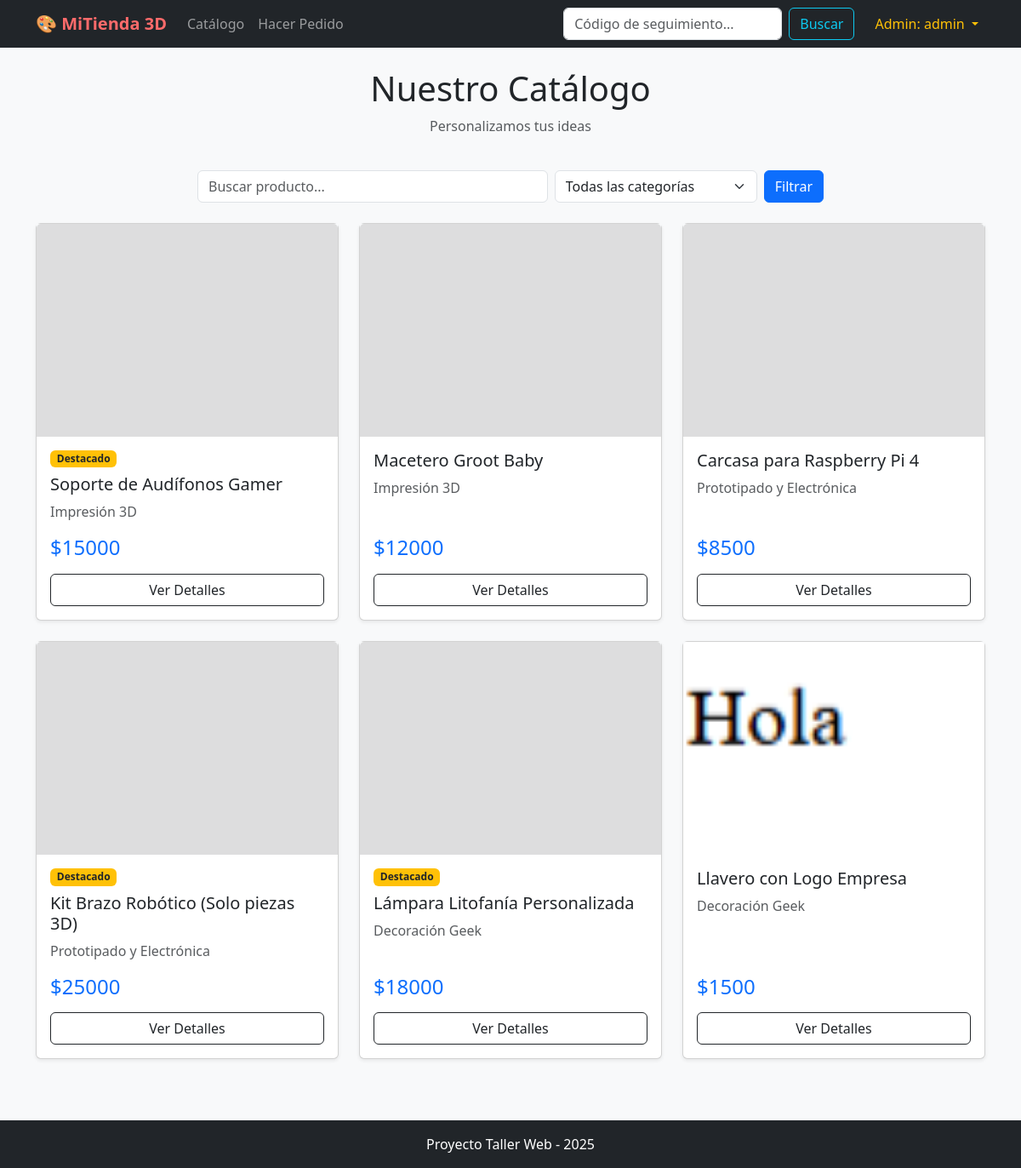
The app's page / (signed in) with its own data.
### store/models.py (models this page shows, shortened)
class Producto(models.Model):
    nombre = models.CharField(max_length=100)
    descripcion = models.TextField()
    categoria = models.ForeignKey(Categoria, on_delete=models.CASCADE)
    precio_base = models.IntegerField()
    imagen = models.ImageField(upload_to='productos/', null=True, blank=True)
    destacado = models.BooleanField(default=False) # Para funcionalidad extra

class Categoria(models.Model):
    nombre = models.CharField(max_length=100)

### store/views.py (the view)
# urls.py: path('', views.catalogo, name='catalogo'),
def catalogo(request):
    query = request.GET.get('q')
    categoria_id = request.GET.get('categoria')
    productos = Producto.objects.all()
    if query:
        productos = productos.filter(nombre__icontains=query)
    if categoria_id:
        productos = productos.filter(categoria_id=categoria_id)
    categorias = Categoria.objects.all()
    return render(request, 'store/catalogo.html', {
        'productos': productos,
        'categorias': categorias
    })

### store/templates/store/catalogo.html (shortened to what this page needs)
{% extends 'store/base.html' %}
{% load static %}
{% block content %}
<div class="row mb-4">
    <div class="col-md-12 text-center">
        <h1>Nuestro Catálogo</h1>
        <p class="text-muted">Personalizamos tus ideas</p>
    </div>
</div>
<div class="row mb-4">
    <div class="col-md-8 offset-md-2">
        <form method="get" class="d-flex gap-2">
            <input type="text" name="q" class="form-control" placeholder="Buscar producto..." value="{{ request.GET.q }}">
            <select name="categoria" class="form-select w-auto">
                <option value="">Todas las categorías</option>
            </select>
            <button type="submit" class="btn btn-primary">Filtrar</button>
        </form>
    </div>
</div>
<div class="row">
    {% for producto in productos %}
    <div class="col-md-4 mb-4">
        <div class="card h-100 shadow-sm">
            <div style="height: 250px; overflow: hidden; background-color: #f8f9fa;">
                {% if producto.imagen %}
                    <img src="{{ producto.imagen.url }}" class="card-img-top" alt="{{ producto.nombre }}" style="width: 100%; height: 100%; object-fit: cover;">
                {% else %}
                    <img src="https://placehold.co/600x400?text=Proximamente&font=roboto" class="card-img-top" alt="Imagen no disponible" style="width: 100%; height: 100%; object-fit: cover; opacity: 0.6;">
                {% endif %}
            </div>
            <div class="card-body d-flex flex-column">
                {% if producto.destacado %}
                    <span class="badge bg-warning text-dark mb-2 w-auto align-self-start">Destacado</span>
                {% endif %}
                <h5 class="card-title">{{ producto.nombre }}</h5>
                <p class="card-text text-muted">{{ producto.categoria.nombre }}</p>
                <div class="mt-auto">
                    <h4 class="text-primary">${{ producto.precio_base }}</h4>
                    <a href="{% url 'detalle' producto.id %}" class="btn btn-outline-dark w-100 mt-2">Ver Detalles</a>
                </div>
            </div>
        </div>
    </div>
    {% empty %}
    <div class="col-12 text-center py-5">
        <h3>No encontramos productos :(</h3>
        <p class="text-muted">Intenta con otra categoría o término de búsqueda.</p>
        <a href="{% url 'catalogo' %}" class="btn btn-link">Ver todo</a>
    </div>
    {% endfor %}
</div>
{% endblock %}

### store/templates/store/base.html (shortened to what this page needs)
<!DOCTYPE html>
<html lang="es">
<head>
    <link href="https://cdn.jsdelivr.net/npm/bootstrap@5.3.0/dist/css/bootstrap.min.css" rel="stylesheet">
</head>
<body>
    <nav class="navbar navbar-expand-lg navbar-dark bg-dark mb-4">
        <div class="container">
            <a class="navbar-brand" href="{% url 'catalogo' %}">🎨 MiTienda 3D</a>
            <div class="collapse navbar-collapse" id="navbarNav">
                <ul class="navbar-nav me-auto">
                    <li class="nav-item">
                        <a class="nav-link" href="{% url 'catalogo' %}">Catálogo</a>
                    </li>
                    <li class="nav-item">
                        <a class="nav-link" href="{% url 'crear_pedido' %}">Hacer Pedido</a>
                    </li>
                </ul>
                <form class="d-flex me-3" action="{% url 'buscar_pedido' %}" method="get">
                    <input class="form-control me-2" type="search" name="token" placeholder="Código de seguimiento..." aria-label="Search">
                    <button class="btn btn-outline-info" type="submit">Buscar</button>
                </form>
                <ul class="navbar-nav">
                    {% if user.is_authenticated %}
                        {% if user.is_staff %}
                            <li class="nav-item dropdown">
                                <a class="nav-link dropdown-toggle text-warning" href="#" role="button" data-bs-toggle="dropdown">
                                    Admin: {{ user.username }}
                                </a>
                            </li>
                        {% endif %}
                    {% else %}
                        <li class="nav-item">
                            <a class="nav-link" href="{% url 'login' %}">Ingreso Admin</a>
                        </li>
                    {% endif %}
                </ul>
            </div>
        </div>
    </nav>
    <div class="container min-vh-100">
        {% block content %}
        {% endblock %}
    </div>
    <footer class="bg-dark text-white text-center py-3 mt-5">
        <p class="mb-0">Proyecto Taller Web - 2025</p>
    </footer>
</body>
</html>

### store/templates/store/base.html (style rules this page uses)
body { background-color: #f8f9fa; }
.navbar-brand { font-weight: bold; color: #ff6b6b !important; }
.card-img-top { height: 200px; object-fit: cover; }

### records on screen
Producto: destacado "Destacado", nombre "Soporte de Audífonos Gamer", categoria.nombre "Impresión 3D", precio_base "15000"
Producto: nombre "Macetero Groot Baby", categoria.nombre "Impresión 3D", precio_base "12000"
Producto: nombre "Carcasa para Raspberry Pi 4", categoria.nombre "Prototipado y Electrónica", precio_base "8500"
Producto: destacado "Destacado", nombre "Kit Brazo Robótico (Solo piezas 3D)", categoria.nombre "Prototipado y Electrónica", precio_base "25000"
Producto: destacado "Destacado", nombre "Lámpara Litofanía Personalizada", categoria.nombre "Decoración Geek", precio_base "18000"
Producto: imagen (picture), nombre "Llavero con Logo Empresa", categoria.nombre "Decoración Geek", precio_base "1500"

### other values on screen
{{ user.username }} "admin"
